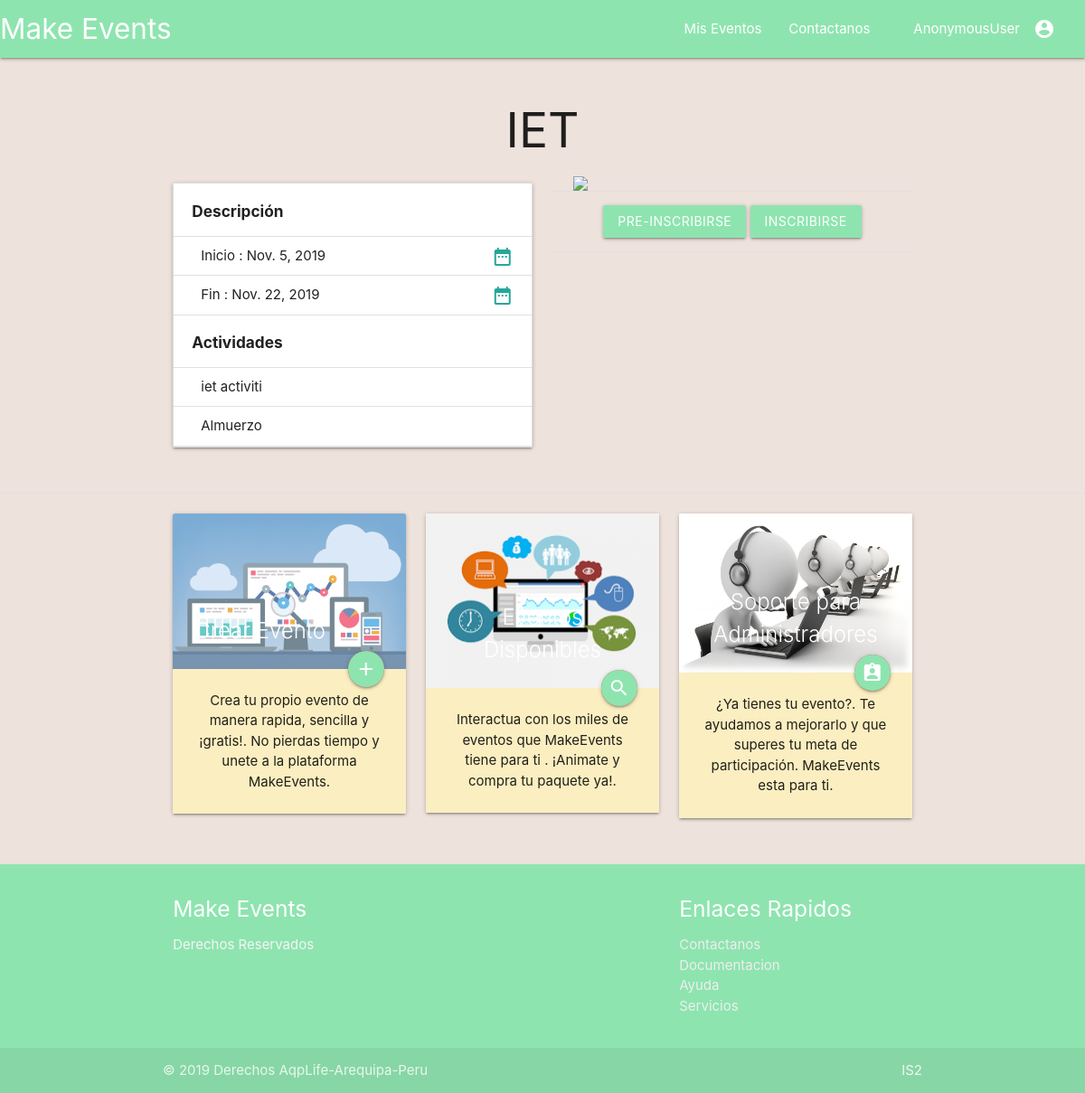
Before: /eventos/2/ver_evento with the older database file.
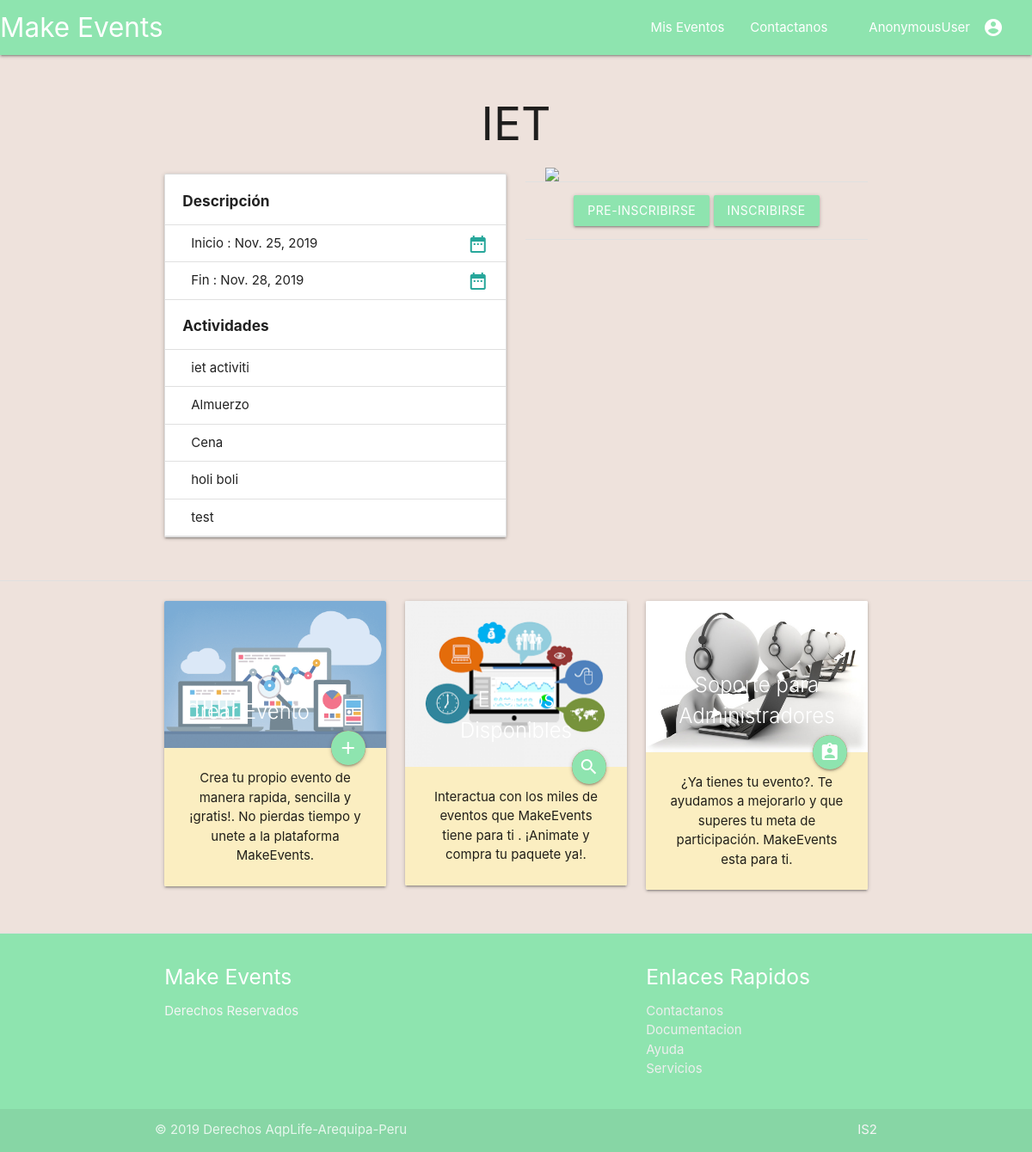
After: the same page with the newer database file.
### eventos/models.py (models this page shows, shortened)
class Evento(models.Model):
	nombre				=models.CharField(unique=True,max_length=30)
	tipo_evento			=models.CharField(max_length=20)
	fecha_inicio		=models.DateField(default=date.today)
	fecha_fin			=models.DateField(default=date.today)

class Actividad(models.Model):
	evento 				=models.ForeignKey(Evento,on_delete=models.CASCADE)
	ambiente  			=models.ForeignKey(Ambiente,blank=True,on_delete=models.CASCADE)
	nombre				=models.CharField(unique=True,max_length=20)
	fecha 				=models.DateField(default=date.today)
	hora_inicio			=models.TimeField(blank=True)
	hora_fin			=models.TimeField(blank=True)

### eventos/views_vista_usuario.py (the view, shortened to what this page needs)
# urls.py: path('<int:evento_id>/ver_evento',views.Ver_EventoDetailView.as_view(),name='ver_evento'),
class Ver_EventoDetailView(DetailView):
	template_name		='eventos/ver_evento.html'
	context 			={
	}
	def get(self, request, *args, **kwargs):
		evento 						=	Evento.objects.get(pk=self.kwargs.get("evento_id"))
		self.context['evento']		=	evento
		return render(request,self.template_name,self.context)

### eventos/models.py (called while the page is built)
	def __str__(self):
		return self.nombre

### eventos/templates/eventos/ver_evento.html (shortened to what this page needs)
{%extends 'eventos/index.html'%}
{%block section_1%}
	<div class="section container row">
		<div class="col s12 center-align">
			<h2> {{evento.nombre}}</h2>
		</div>
		<div class="col s6 left-align">
			<ul class="collection with-header collapsible ">
				<li class="collection-header"><h6><b>Descripción</b></h6></li>
				<li class="collection-item"><div>Inicio	: {{evento.fecha_inicio}}<a href="#!" class="secondary-content"><i class="material-icons">date_range</i></a></div></li>
				<li class="collection-item"><div>Fin 	: {{evento.fecha_fin}}<a href="#!" class="secondary-content"><i class="material-icons">date_range</i></a></div></li>
				<li class="collection-header"><h6><b>Actividades</b></h6></li>
					{%for actividad in evento.actividad_set.all%}
						<li >
							<div class="collapsible-header collection-item">{{actividad.nombre}}
							</div>
						</li>
					{%endfor%}
			</ul>
		</div>
		<div class="row col s6 center-align  ">
			<div class="section col s12">
					<img class="col s12"  src="https://materializecss.com/images/sample-1.jpg">
			</div>
			<div class="divider col s12"></div>
			<div class="section col s12">
				<ul>
				<li><a href="{%url 'eventos:pre_inscribirse' evento.id%}" class="waves-effect waves-light btn">Pre-Inscribirse</a>
					<a href="{%url 'eventos:inscribirse' evento.id%}" class="waves-effect waves-light btn">Inscribirse</a></li>
				</ul>
			</div>
			<div class="divider col s12"></div>
			<div class="section col s12">
			</div>
		</div>
	</div>
{%endblock%}

Changed rows visible on the page:
changed Evento "IET": fecha_inicio "Nov. 5, 2019" → "Nov. 25, 2019"; fecha_fin "Nov. 22, 2019" → "Nov. 28, 2019"
added Actividad: nombre "Cena"
added Actividad: nombre "holi boli"
added Actividad: nombre "test"
